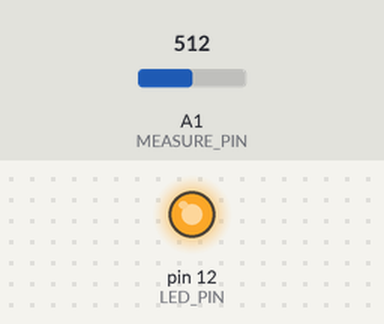
A sketch run on a simulated Arduino Uno, built with avr-gcc and run on an emulated ATmega328P. Parts: output pins drawn as LEDs (lit = HIGH). The test bench sets the inputs (shaded band); at power-on: A1 (MEASURE_PIN) = 512. What the sketch prints to the serial monitor is not drawn.

Above: at 0.1 s.
Timing chart, 0 to 1.6 s (numbered marks = the images above):
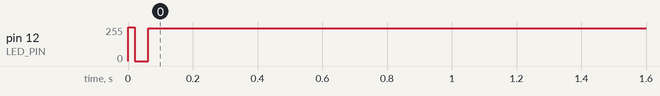

Measured:
- by itself, pin 12 (LED_PIN): 0/255 → 246/255 at 0.00 s

The sketch:

smokesensor.ino
```cpp
// Define the pin connections
#define LED_PIN 12
#define MEASURE_PIN A1
#define RED_LED1 8
#define RED_LED2 7
#define RED_LED3 4

// Define the sampling parameters
#define SAMPLE_TIME_MS 280
#define DELAY_TIME_MS 80
#define LED_OFF_DELAY_TIME_MS 9680

void setup() {
  // Initialize the serial communication
  Serial.begin(9600);

  // Configure the pins
  pinMode(LED_PIN, OUTPUT);
  pinMode(MEASURE_PIN, INPUT);
}

void loop() {
  // Turn on the LED
  digitalWrite(LED_PIN, LOW);

  // Wait for the sample time
  delayMicroseconds(SAMPLE_TIME_MS);

  // Take a measurement
  float measure = analogRead(MEASURE_PIN);

  // Wait for the rest of the sample time
  delayMicroseconds(DELAY_TIME_MS);

  // Turn off the LED
  digitalWrite(LED_PIN, HIGH);

  // Wait for the LED to turn off
  delayMicroseconds(LED_OFF_DELAY_TIME_MS);

  // Print the measurement to the serial monitor
  Serial.println(measure);

  //If dust/smoke level is greater than 300 ADC count, then turn on the LEDs.
  if (measure > 300.0) {
    digitalWrite(RED_LED1, HIGH);
    digitalWrite(RED_LED2, HIGH);
    digitalWrite(RED_LED3, HIGH);
  } else {
    //Otherwise, leave the LED off.
    digitalWrite(RED_LED1, LOW);
    digitalWrite(RED_LED2, LOW);
    digitalWrite(RED_LED3, LOW);
  }
}
```
